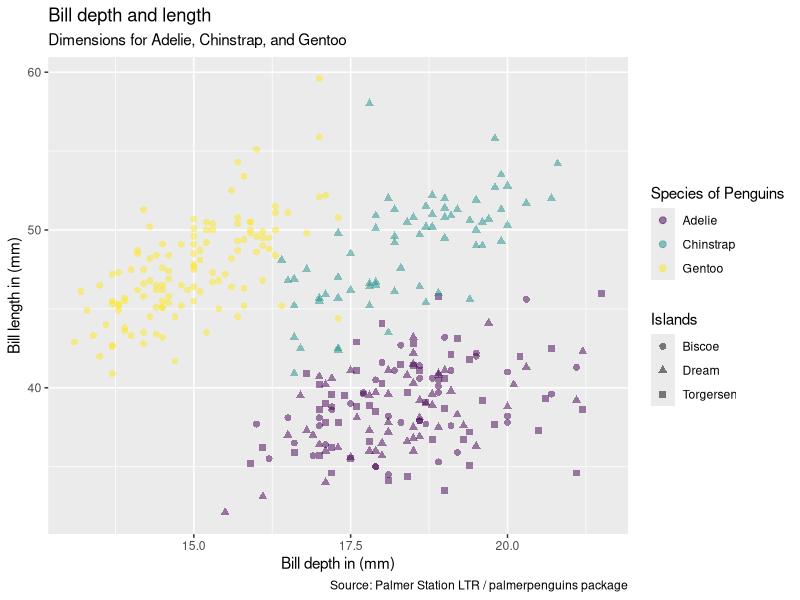

Recreate this plot in R.
### This is my second script and I am learning how to ggplot
### Created by: Nicole Ayala
### Created on: 2023-02-07 
#####################################################################
### Load libraries #######
library(tidyverse)
library(palmerpenguins)
### time to use ggplot ###### dont forget about commas as they show that there are multiple arguments
glimpse(penguins)
ggplot(data=penguins, # bringing in data
  mapping = aes(x = bill_depth_mm, # this is my x and aes is only for data!
                y = bill_length_mm,  # this is my y 
                color = species, # aesthetics always deal with data in dataframe
                shape = island, # remove island to get dots :)
                )) +
                ###  size = body_mass_g for a legend if data based
                ### makes dots transparent and alpha = flipper_length_mm is a legend if data based
                
  geom_point(size = 2, alpha = 0.5) + # I want the geometry to be a point and outside of aes: data
    labs(title = "Bill depth and length", # always put in quotes to explicitly write this
          subtitle = "Dimensions for Adelie, Chinstrap, and Gentoo",
          x = "Bill depth in (mm)", y = "Bill length in (mm)", # dont need to add plus sign if it is the same argument
         color = "Species of Penguins", shape = "Islands", size = "Body Mass (g)", alpha = "Flipper Length (mm)",
         caption = "Source: Palmer Station LTR / palmerpenguins package")+
  scale_color_viridis_d()
